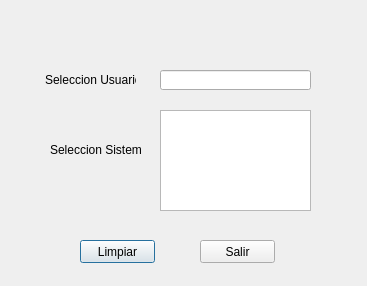
<?xml version="1.0" encoding="UTF-8"?>
<ui version="4.0">
 <class>NeighborhoodDialogBase</class>
 <widget class="QDialog" name="NeighborhoodDialogBase">
  <property name="geometry">
   <rect>
    <x>0</x>
    <y>0</y>
    <width>367</width>
    <height>286</height>
   </rect>
  </property>
  <property name="windowTitle">
   <string>Neighborhood</string>
  </property>
  <widget class="QLabel" name="lblSeleccionUsuario">
   <property name="geometry">
    <rect>
     <x>45</x>
     <y>70</y>
     <width>91</width>
     <height>20</height>
    </rect>
   </property>
   <property name="text">
    <string>Seleccion Usuario</string>
   </property>
  </widget>
  <widget class="QLabel" name="lblSeleccionSistema">
   <property name="geometry">
    <rect>
     <x>50</x>
     <y>140</y>
     <width>91</width>
     <height>20</height>
    </rect>
   </property>
   <property name="text">
    <string>Seleccion Sistema</string>
   </property>
  </widget>
  <widget class="QLineEdit" name="txtSeleccionUsuario">
   <property name="geometry">
    <rect>
     <x>160</x>
     <y>70</y>
     <width>151</width>
     <height>20</height>
    </rect>
   </property>
  </widget>
  <widget class="QPlainTextEdit" name="ptxtSeleccionSistema">
   <property name="geometry">
    <rect>
     <x>160</x>
     <y>110</y>
     <width>151</width>
     <height>101</height>
    </rect>
   </property>
  </widget>
  <widget class="QPushButton" name="btnLimpiar">
   <property name="geometry">
    <rect>
     <x>80</x>
     <y>240</y>
     <width>75</width>
     <height>23</height>
    </rect>
   </property>
   <property name="text">
    <string>Limpiar</string>
   </property>
  </widget>
  <widget class="QPushButton" name="btnSalir">
   <property name="geometry">
    <rect>
     <x>200</x>
     <y>240</y>
     <width>75</width>
     <height>23</height>
    </rect>
   </property>
   <property name="text">
    <string>Salir</string>
   </property>
  </widget>
 </widget>
 <resources/>
 <connections/>
</ui>
